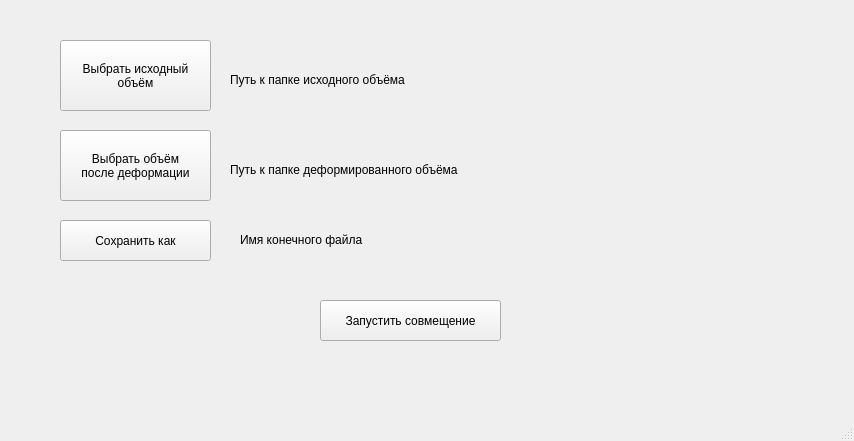
<?xml version="1.0" encoding="UTF-8"?>
<ui version="4.0">
 <class>MainWindow</class>
 <widget class="QMainWindow" name="MainWindow">
  <property name="geometry">
   <rect>
    <x>0</x>
    <y>0</y>
    <width>854</width>
    <height>441</height>
   </rect>
  </property>
  <property name="windowTitle">
   <string>MainWindow</string>
  </property>
  <widget class="QWidget" name="centralwidget">
   <widget class="QPushButton" name="pushButton">
    <property name="geometry">
     <rect>
      <x>320</x>
      <y>300</y>
      <width>181</width>
      <height>41</height>
     </rect>
    </property>
    <property name="text">
     <string>Запустить совмещение</string>
    </property>
   </widget>
   <widget class="QPushButton" name="openSrcDir">
    <property name="geometry">
     <rect>
      <x>60</x>
      <y>40</y>
      <width>151</width>
      <height>71</height>
     </rect>
    </property>
    <property name="cursor">
     <cursorShape>PointingHandCursor</cursorShape>
    </property>
    <property name="text">
     <string>Выбрать исходный
объём</string>
    </property>
   </widget>
   <widget class="QPushButton" name="openRefDir">
    <property name="geometry">
     <rect>
      <x>60</x>
      <y>130</y>
      <width>151</width>
      <height>71</height>
     </rect>
    </property>
    <property name="text">
     <string>Выбрать объём
после деформации</string>
    </property>
   </widget>
   <widget class="QLabel" name="srcPathLabel">
    <property name="geometry">
     <rect>
      <x>230</x>
      <y>70</y>
      <width>251</width>
      <height>20</height>
     </rect>
    </property>
    <property name="text">
     <string>Путь к папке исходного объёма</string>
    </property>
   </widget>
   <widget class="QLabel" name="refPathLabel">
    <property name="geometry">
     <rect>
      <x>230</x>
      <y>160</y>
      <width>321</width>
      <height>20</height>
     </rect>
    </property>
    <property name="text">
     <string>Путь к папке деформированного объёма</string>
    </property>
   </widget>
   <widget class="QPushButton" name="OpenSaveDir">
    <property name="geometry">
     <rect>
      <x>60</x>
      <y>220</y>
      <width>151</width>
      <height>41</height>
     </rect>
    </property>
    <property name="text">
     <string>Сохранить как</string>
    </property>
   </widget>
   <widget class="QLabel" name="saveLabel">
    <property name="geometry">
     <rect>
      <x>240</x>
      <y>230</y>
      <width>321</width>
      <height>20</height>
     </rect>
    </property>
    <property name="text">
     <string>&lt;html&gt;&lt;head/&gt;&lt;body&gt;&lt;p&gt;Имя конечного файла&lt;/p&gt;&lt;/body&gt;&lt;/html&gt;</string>
    </property>
   </widget>
  </widget>
  <widget class="QMenuBar" name="menubar">
   <property name="geometry">
    <rect>
     <x>0</x>
     <y>0</y>
     <width>854</width>
     <height>25</height>
    </rect>
   </property>
  </widget>
  <widget class="QStatusBar" name="statusbar"/>
 </widget>
 <resources/>
 <connections/>
</ui>
